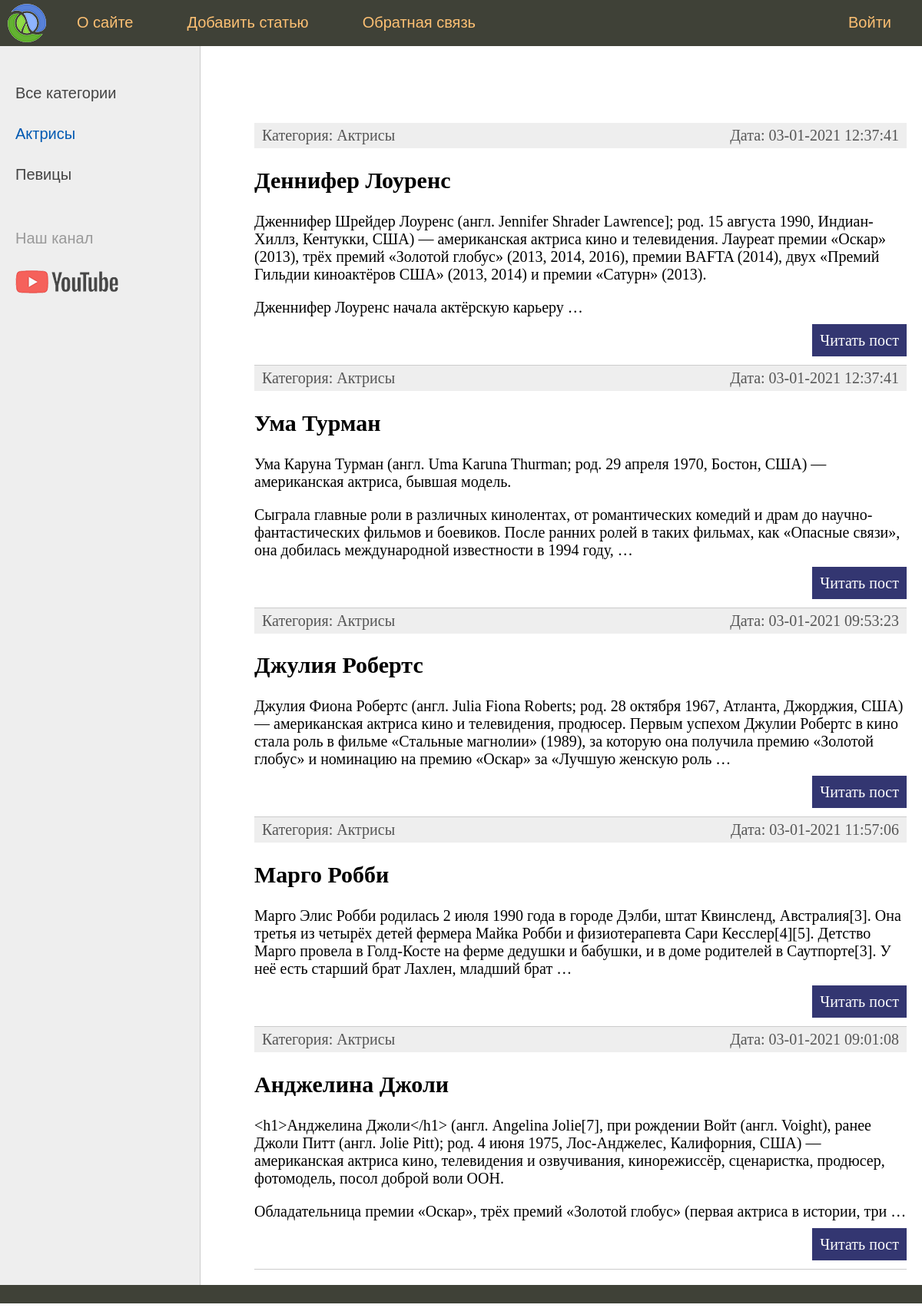
Page /category/1/ on the committed database.
### women/models.py (models this page shows, shortened)
class Category(models.Model):
    name = models.CharField(max_length=100, db_index=True, verbose_name="Категория")
    def __str__(self):
        return self.name
    def get_absolute_url(self):
        return reverse('category', kwargs={'cat_id': self.pk})
    class Meta:
        verbose_name = 'Категория'
        verbose_name_plural = 'Категории'
        ordering = ['id']

class Women(models.Model):
    title = models.CharField(max_length=255, verbose_name="Заголовок")
    content = models.SlugField(blank=True, verbose_name="Текст статьи")
    photo = models.ImageField(upload_to="photos/%Y/%m/%d/", verbose_name="Фото")
    time_create = models.DateTimeField(auto_now_add=True, verbose_name="Время создания")
    time_update = models.DateTimeField(auto_now=True, verbose_name="Время изменения")
    is_published = models.BooleanField(default=True, verbose_name="Публикация")
    cat = models.ForeignKey('Category', on_delete=models.PROTECT, null=True, verbose_name="Категории")
    def get_absolute_url(self):
        return reverse('post', kwargs={'post_id': self.pk})
    class Meta:
        verbose_name = 'Известные женщины'
        verbose_name_plural = 'Известные женщины'
        ordering = ['-time_create', 'title']

### women/views.py (the view)
# urls.py: path('category/<int:cat_id>/', show_category, name='category'),
def show_category(request, cat_id):
    posts = Women.objects.filter(cat_id=cat_id)
    if len(posts) == 0:
        raise Http404()
    context = {
        'posts': posts,
        'menu': menu,
        'title': 'Отображение по рубрикам',
        'cat_selected': cat_id,
    }
    return render(request, 'women/index.html', context=context)

### women/templatetags/women_tags.py (called while the page is built)
@register.inclusion_tag('women/list_categories.html')
def show_categories(sort=None, cat_selected=0):
    if not sort:
        cats = Category.objects.all()
    else:
        cats = Category.objects.order_by(sort)
    return {"cats": cats, "cat_selected": cat_selected}

### women/templates/women/index.html (shortened to what this page needs)
{% extends 'women/base.html' %}
{% block content %}
<ul class="list-articles">
    {% for p in posts %}
        <li><div class="article-panel">
            <p class="first">Категория: {{p.cat}}</p>
            <p class="last">Дата: {{p.time_update|date:"d-m-Y H:i:s"}}</p>
        </div>
            <h2>{{p.title}}</h2>
    <p>{{p.content|linebreaks|truncatewords:50}}</p>
        <p class="link-read-post"><a href="{{p.get_absolute_url}}">Читать пост</a></p>
        </li>
    {% endfor %}
</ul>
{% endblock %}

### women/templates/women/base.html (shortened to what this page needs)
{% load static %}
{% load women_tags %}
<!DOCTYPE html>
<html>
<head>
	<link type="text/css" href="{% static 'women/css/styles.css' %}" rel="stylesheet" />
</head>
<body>
<table class="table-page" border=0 cellpadding="0" cellspacing="0">
<tr><td valign=top>
{% block mainmenu %}
		<div class="header">
			<ul id="mainmenu" class="mainmenu">
			<li class="logo"><a href="{% url 'home' %}"><div class="logo"></div></a></li>
{% for m in menu %}
	{% if not forloop.last %}
			<li><a href="{% url m.url_name %}">{{m.title}}</a></li>
	{% else %}
			<li class="last"><a href="{% url m.url_name %}">{{m.title}}</a></li>
	{% endif %}
{% endfor %}
			</ul>
		</div>
{% endblock mainmenu %}
<table class="table-content" border=0 cellpadding="0" cellspacing="0">
<tr>
	<td valign="top" class="left-chapters">
	<ul id="leftchapters">
		{% if cat_selected == 0 %}
		<li class="selected">Все категории</li>
		{% else %}
		<li><a href="{% url 'home' %}">Все категории</a></li>
		{% endif %}
		{% show_categories cat_selected=cat_selected %}
		<li class="share">
		<p>Наш канал</p>
		<a class="share-yt" href="https://www.youtube.com" target="_blank" rel="nofollow"></a>
		</li>
	</ul>
</td>
<td valign="top" class="content">
	<div class="content-text">
{% block content %}
{% endblock %}
	</div>
</td></tr></table>
</td></tr>
<tr><td valign=top>
	<div id="footer">
	</div>
</td></tr></table>
</body>
</html>

### women/templates/women/list_categories.html
{% for c in cats %}
    {% if c.pk == cat_selected %}
        <li class="selected">{{c.name}}</li>
    {% else %}
        <li><a href="{{c.get_absolute_url}}">{{c.name}}</a> </li>
    {% endif %}
{% endfor %}

### women/static/women/css/styles.css (style rules this page uses)
html, body { font-family: 'Arial'; margin: 0; padding: 0; height: 100%; width: 100%; color: #444; }
a { color: #0059b2; text-decoration: none; }
p.link-read-post { text-align: right; }
p.link-read-post a { padding: 10px; min-width: 100px; background: #333671; color: #fff; text-decoration: none; }
div.article-panel { background: #eee; padding: 5px 10px 5px 10px; box-sizing: border-box; overflow: hidden; color: #555; }
div.article-panel p.first { margin: 0; float: left; }
div.article-panel p.last { margin: 0; float: right; }
ul.list-articles { list-style: none; margin: 0; padding: 0; }
ul.list-articles li { border-bottom: 1px solid #ccc; }
.table-page { width: 100%; height: 100%; vertical-align: top; }
.table-page tr { height: 100%; }
.header { background: #3F4137; height: 60px; }
.logo { background: url('../images/logo.png') no-repeat 10px 5px; width: 70px; height: 60px; }
ul.mainmenu { list-style: none; margin: 0; padding: 0; height: 60px; color: #fdc073; font-size: 20px; overflow: hidden; }
ul.mainmenu li { float: left; margin: 18px 40px 0 30px; }
ul.mainmenu li.logo { margin: 0; }
ul.mainmenu li.last { float: right; }
ul.mainmenu li a { color: #fdc073; text-decoration: none; }
.table-content { width: 100%; min-height: 100%; height: 100%; }
.left-chapters { margin: 0; background: #eee; border-right: 1px solid #ccc; min-height: 100%; }
.left-chapters ul { width: 230px; min-height: 100%; margin: 0; padding: 20px 10px 10px 20px; list-style: none; font-size: 20px; }
.left-chapters ul li { margin: 30px 0 0 0; color: #999; }
.left-chapters ul li.selected { color: #0059b2; }
.left-chapters ul li a { color: #444; text-decoration: none; }
.left-chapters ul li.share { margin: 60px 0 0 0; }
.left-chapters ul li.share p { margin: 30px 0 30px 0; }
.left-chapters ul li.share a { display: inline-block; width: 40px; height: 40px; margin: 0 20px 0 0; }
.left-chapters ul li.share a.share-yt { width: 100%; height: 30px; background: url('../images/share_yt.png') no-repeat 0 0 }
.content { padding: 40px 20px 20px 40px; width: 100%; box-sizing: border-box; }
.content-text { margin: 60px 0 0 30px; color: #000; font-size: 20px; font-family: Yandex Sans Display Light; }
#footer { box-sizing: border-box; background: #3F4137; padding: 5px; color: #aaa; font-size: 14px; font-family: Verdana, Geneva, Arial, Helvetica; text-align: left; overflow: hidden; }

### rows in the picture
Category: name "Актрисы"
Category: name "Певицы"
Women: cat "Актрисы", time_update "03-01-2021 12:37:41", title "Деннифер Лоуренс", content "Дженнифер Шрейдер Лоуренс (англ. Jennifer Shrader Lawrence]; род. 15 августа 1990, Индиан-Хиллз, Кентукки, США) — американская актриса кино и телевидения. Лауреат премии «Оскар» (2013), трёх премий «Золотой глобус» (2013, 2014, 2016), премии BAFTA (2014), двух «Премий Гильдии киноактёров США» (2013, 2014) и премии «Сатурн» (2013). Дженнифер Лоуренс начала актёрскую карьеру …"
Women: cat "Актрисы", time_update "03-01-2021 12:37:41", title "Ума Турман", content "Ума Каруна Турман (англ. Uma Karuna Thurman; род. 29 апреля 1970, Бостон, США) — американская актриса, бывшая модель. Сыграла главные роли в различных кинолентах, от романтических комедий и драм до научно-фантастических фильмов и боевиков. После ранних ролей в таких фильмах, как «Опасные связи», она добилась международной известности в 1994 году, …"
Women: cat "Актрисы", time_update "03-01-2021 09:53:23", title "Джулия Робертс", content "Джулия Фиона Робертс (англ. Julia Fiona Roberts; род. 28 октября 1967, Атланта, Джорджия, США) — американская актриса кино и телевидения, продюсер. Первым успехом Джулии Робертс в кино стала роль в фильме «Стальные магнолии» (1989), за которую она получила премию «Золотой глобус» и номинацию на премию «Оскар» за «Лучшую женскую роль …"
Women: cat "Актрисы", time_update "03-01-2021 11:57:06", title "Марго Робби", content "Марго Элис Робби родилась 2 июля 1990 года в городе Дэлби, штат Квинсленд, Австралия[3]. Она третья из четырёх детей фермера Майка Робби и физиотерапевта Сари Кесслер[4][5]. Детство Марго провела в Голд-Косте на ферме дедушки и бабушки, и в доме родителей в Саутпорте[3]. У неё есть старший брат Лахлен, младший брат …"
Women: cat "Актрисы", time_update "03-01-2021 09:01:08", title "Анджелина Джоли", content "<h1>Анджелина Джоли</h1> (англ. Angelina Jolie[7], при рождении Войт (англ. Voight), ранее Джоли Питт (англ. Jolie Pitt); род. 4 июня 1975, Лос-Анджелес, Калифорния, США) — американская актриса кино, телевидения и озвучивания, кинорежиссёр, сценаристка, продюсер, фотомодель, посол доброй воли ООН. Обладательница премии «Оскар», трёх премий «Золотой глобус» (первая актриса в истории, три …"

### other values in the picture
{{ m.title }} "О сайте" "Добавить статью" "Обратная связь"
{{ m.title }} "Войти"
